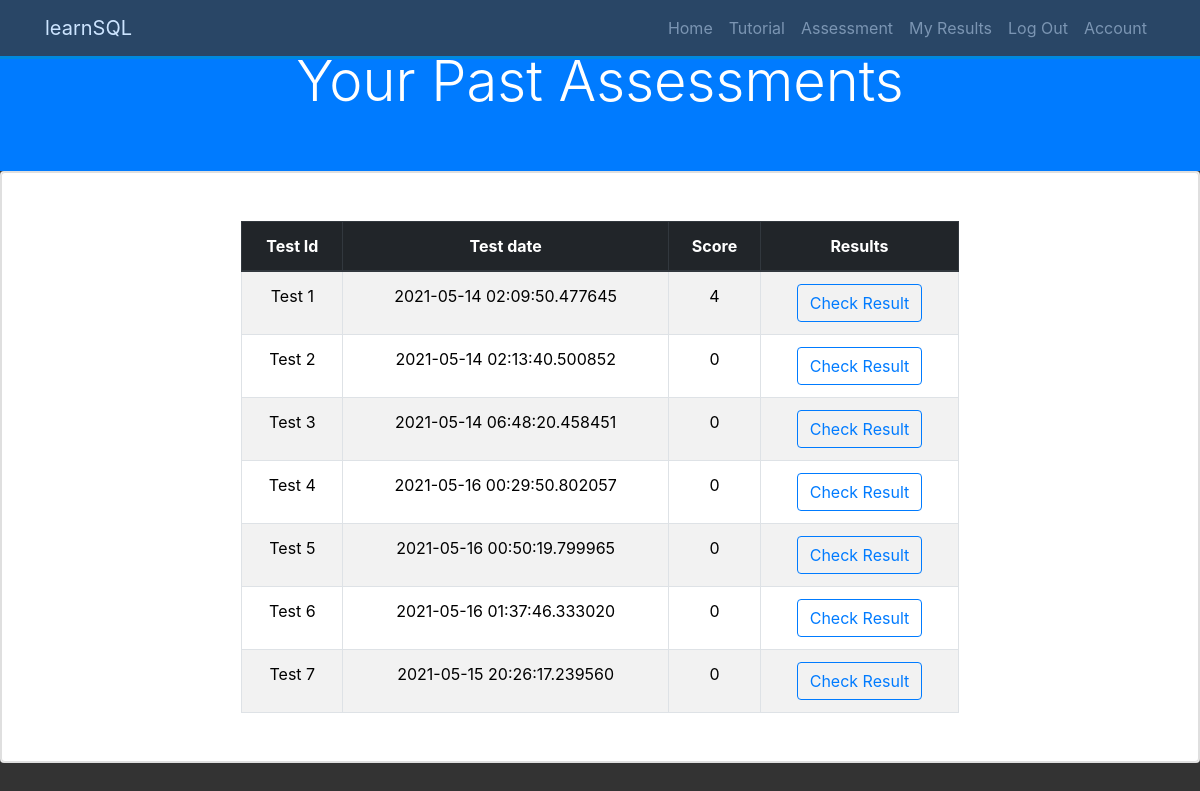
/my_results (signed in), run on the app's committed database.
### OnlineAssessment/models.py (models this page shows, shortened)
class Test(db.Model):
    __tablename__ = 'tests'
    id = db.Column(db.Integer, primary_key=True)
    user_id = db.Column(db.Integer, db.ForeignKey('users.id'), nullable=False)
    date = db.Column(db.DateTime, nullable=False, default=datetime.utcnow)
    questions = db.relationship('Question', secondary=test_question_relation, backref=db.backref(
        'questions_tests', lazy='dynamic'))
    answers = db.relationship('Answer', backref='test_answers', lazy=True)
    finish = db.Column(db.Boolean, default=False, nullable=False)

class Answer(db.Model):
    __tablename__ = 'answers'
    id = db.Column(db.Integer, primary_key=True)
    user_id = db.Column(db.Integer, db.ForeignKey('users.id'), nullable=False)
    question_id = db.Column(db.Integer, db.ForeignKey(
        'questions.id'), nullable=False)
    date = db.Column(db.DateTime, nullable=False, default=datetime.utcnow)
    content = db.Column(db.String(140), nullable=False)
    finish = db.Column(db.Boolean, default=False, nullable=False)
    test_id = db.Column(db.Integer, db.ForeignKey('tests.id'), nullable=False)

class Question(db.Model):
    __tablename__ = 'questions'
    id = db.Column(db.Integer, primary_key=True)
    title = db.Column(db.String(140), nullable=False)
    content = db.Column(db.String(140), nullable=False)
    answers = db.relationship('Answer', backref='question', lazy=True)
    correct_answer = db.Column(db.String(140), nullable=False)

### OnlineAssessment/tests/views.py (the view)
@tests.route('/my_results')
@login_required
def my_results():
    tests = Test.query.filter_by(user_id=current_user.id).all()
    if tests is None:
        tests = []
    return render_template('my_results.html', tests=tests)

### OnlineAssessment/__init__.py (called while the page is built)
def isAnswerCorrect(answer):
    question = Question.query.filter_by(id=answer.question_id).first()
    return answer.content == question.correct_answer

def calculateScore(answers, test):
    score = 0
    correctAnswers = []
    for answer in answers:
        if isAnswerCorrect(answer):
            correctAnswers.append(answer)
    if len(correctAnswers) > 0:
        for correctAnswer in correctAnswers:
            if correctAnswer.test_id == test.id:
                score += 1
    return score

### OnlineAssessment/models.py (called while the page is built)
@login_manager.user_loader
def load_user(user_id):
    return User.query.get(user_id)

### OnlineAssessment/templates/my_results.html (shortened to what this page needs)
{% extends "base.html" %}
{% block content %}
{% if tests|length > 0 %}
<section id="create-head-section" class="bg-primary">
    <div class="container">
      <div class="row">
        <div class="col text-center py-5">
          <h1 class="display-4">Your Past Assessments</h1>
        </div>
      </div>
    </div>
  </section>
<div class="card">
  <div class="card body">
    <div>
    <table class="result-table table table-hover table-striped my-5 table-bordered">
      <thead class="thead-dark">
        <tr>
          <th>Test Id</th>
          <th>Test date</th>
          <th>Score</th>
          <th>Results</th>
        </tr>
      </thead>
      {% for test in tests %}
      <tr>
          <td>Test {{ test.id }}</td>
          <td>{{ test.date }}</td>
          <td>{{ calculateScore(test.answers, test) }}</td>
          <td><a class="btn btn-outline-primary" href="{{ url_for('tests.test_results', test_id=test.id) }}">Check Result</a></td>
      </tr>
      {% endfor %}
    </table>
    </div>
  </div>
</div>
    {% endif %}
{% endblock %}

### OnlineAssessment/templates/base.html (shortened to what this page needs)
<!DOCTYPE html>
<html lang="en">
<head>
	<link rel="stylesheet" href="https://maxcdn.bootstrapcdn.com/bootstrap/4.0.0/css/bootstrap.min.css"
>
	<link rel="stylesheet" href="{{ url_for('static', filename='index.css') }}">
</head>
<body>
	<nav class="navbar navbar-expand-sm bg-dark navbar-dark fixed-top" id="main-nav">
		<div class="container">
			<a href="{{ url_for('core.index') }}" class="navbar-brand">learnSQL</a>
			<div class="collapse navbar-collapse" id="navbarCollapse">
				<ul class="navbar-nav ml-auto">
					<li class="nav-item">
						<a class="nav-link" href="{{ url_for('core.index') }}">Home</a>
					</li>
					{% if current_user.is_authenticated %}
					<li class="nav-item"><a class="nav-link" href="{{ url_for('core.tutorial') }}">Tutorial</a></li>
					<li class="nav-item"><a class="nav-link" href="{{ url_for('tests.assessment') }}">Assessment</a>
					</li>
					<li class="nav-item"><a class="nav-link" href="{{ url_for('tests.my_results') }}">My Results</a>
					</li>
					<li class="nav-item"><a class="nav-link" href="{{ url_for('users.logout') }}">Log Out</a></li>
					<li class="nav-item"><a class="nav-link" href="{{ url_for('users.account') }}">Account</a></li>
					{% else %}
					<li class="nav-item"><a class="nav-link" href="{{ url_for('users.login') }}">Log In</a></li>
					<li class="nav-item"><a class="nav-link" href="{{ url_for('users.register') }}">Register</a></li>
					{% endif %}
				</ul>
			</div>
		</div>
	</nav>
	<div>
		{% block content %}
		{% endblock %}
	</div>
</body>
</html>

### OnlineAssessment/static/index.css (style rules this page uses)
body { background: #333; color: #fff; }
.navbar { border-bottom: #008ed6 3px solid; opacity: 0.8; }
table, th, td { border: 1px solid black; }
th, td { padding: 10px; }
.result-table { color: black; width: 60%; margin: auto; text-align: center; }

### data on the page
Test: id "1", date "2021-05-14 02:09:50.477645"
Answer: content.correct_answer "4"
Test: id "2", date "2021-05-14 02:13:40.500852"
Answer: content.correct_answer "0"
Test: id "3", date "2021-05-14 06:48:20.458451"
Answer: content.correct_answer "0"
Test: id "4", date "2021-05-16 00:29:50.802057", finish "0"
Test: id "5", date "2021-05-16 00:50:19.799965", finish "0"
Test: id "6", date "2021-05-16 01:37:46.333020"
Answer: content.correct_answer "0"
Test: id "7", date "2021-05-15 20:26:17.239560"
Answer: content.correct_answer "0"
